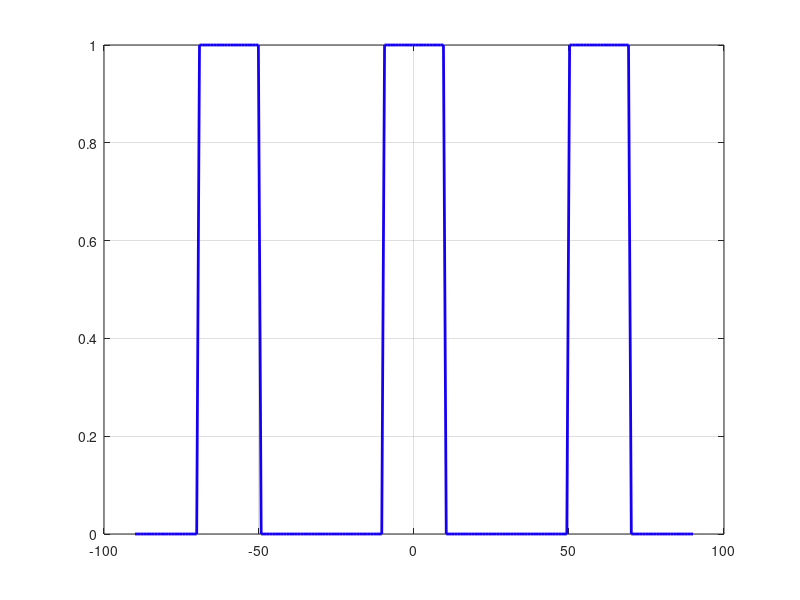

Reproduce this figure in MATLAB. (Note: this script raises an error after producing the figure.)
% Adapted from MATLAB - help cener 
% https://uk.mathworks.com/help/phased/ug/waveform-design-for-a-dual-function-mimo-radcom-system.html

tgtAz = [-60 0 60];                 % Azimuths of the targets of interest
tgtRng = [5.31e3, 6.23e3, 5.7e3];   % Ranges of the targets of interest

ang = linspace(-90, 90, 200);       % Grid of azimuth angles
beamwidth = 20;                     % Desired beamwidth

% Desired beam pattern
idx = false(size(ang));
for i = 1:numel(tgtAz)
    idx = idx | ang >= tgtAz(i)-beamwidth/2 & ang <= tgtAz(i)+beamwidth/2;
end

Bdes = zeros(size(ang));
Bdes(idx) = 1;
blue_c  = [21,0,245]/255; 

% --- Plot --- %
figure;
AxesH = axes;
hold on; box on; grid on;

fileLocation = 'ideal_radar_beampattern.pdf';

plot(ang, Bdes , 'Color', blue_c,   'LineWidth', 2, 'HandleVisibility', 'off');
hold off;

% --- Axes formatting --- %
ax = gca;
ax.FontSize = 12;
ax.LineWidth = 0.8;
ax.TickDir = 'in';
ax.XMinorTick = 'on';
ax.YMinorTick = 'on';
ax.GridLineStyle = '--';
ax.GridAlpha = 0.5;

ax.XLim  = [-90, 90];
ax.YLim = [0, 1.1];
ax.XTick = -90:30:90;

ax.XAxis.TickLabelInterpreter = 'latex';
ax.YAxis.TickLabelInterpreter = 'latex';

xlabel('Azimuth angle $\theta$ (deg)', 'Interpreter', 'latex', 'FontSize', 12);
ylabel('Normalised Spatial Response',  'Interpreter', 'latex' ,'FontSize', 12)

% --- Place main axis --- %
InSet = ax.TightInset;
ax.Position = [InSet(1:2), 1-InSet(1)-InSet(3)-0.01, 1-InSet(2)-InSet(4)];

% --- Export to PDF --- %
exportgraphics(gcf, fileLocation, 'ContentType', 'vector', 'Resolution', 600);
